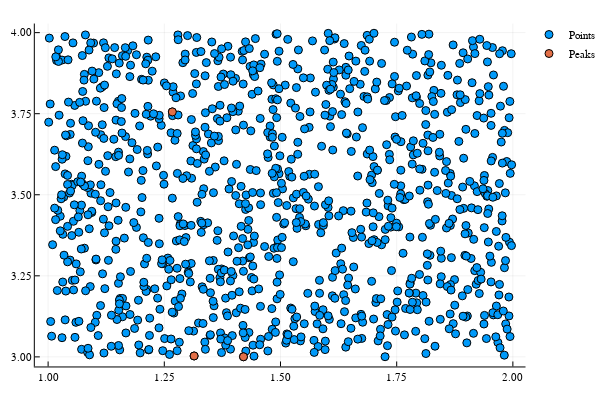

Notebook cell for this chart:
### Code cell
using Plots
plotly()
scatter([NewSample[i][1] for i=1:N], [NewSample[i][2] for i=1:N], label = "Points")
scatter!([Ps[i][1] for i=1:length(Ps)], [Ps[i][2] for i=1:length(Ps)], label = "Peaks")

### Figure 1 — Plotly figure (JSON) as saved in the notebook; plotly's stock layout.template omitted (floating-point values rounded to 4 significant figures; data arrays with more than 128 entries replaced by an {"elided": "..."} marker saying what was removed)
{"data": [{"colorbar": {"title": ""}, "hoverinfo": "text", "legendgroup": "Points", "marker": {"color": "rgba(0, 154, 250, 1.000)", "line": {"color": "rgba(0, 0, 0, 1.000)", "width": 1}, "size": 8, "symbol": "circle"}, "mode": "markers", "name": "Points", "showlegend": true, "text": {"elided": "1000 null values"}, "type": "scatter", "x": {"elided": "1000 float values"}, "xaxis": "x1", "y": {"elided": "1000 float values"}, "yaxis": "y1", "zmax": 0.1, "zmin": -0.1}, {"colorbar": {"title": ""}, "hoverinfo": "text", "legendgroup": "Peaks", "marker": {"color": "rgba(227, 111, 71, 1.000)", "line": {"color": "rgba(0, 0, 0, 1.000)", "width": 1}, "size": 8, "symbol": "circle"}, "mode": "markers", "name": "Peaks", "showlegend": true, "text": [null, null, null], "type": "scatter", "x": [1.314, 1.42, 1.267], "xaxis": "x1", "y": [3.003, 3.0, 3.756], "yaxis": "y1", "zmax": 0.1, "zmin": -0.1}], "layout": {"annotations": [], "height": 400, "legend": {"bgcolor": "rgba(255, 255, 255, 1.000)", "bordercolor": "rgba(0, 0, 0, 1.000)", "font": {"color": "rgba(0, 0, 0, 1.000)", "family": "sans-serif", "size": 11}, "tracegroupgap": 0, "x": 1, "y": 1}, "margin": {"b": 20, "l": 0, "r": 0, "t": 20}, "paper_bgcolor": "rgba(255, 255, 255, 1.000)", "plot_bgcolor": "rgba(255, 255, 255, 1.000)", "showlegend": true, "width": 600, "xaxis": {"anchor": "y1", "domain": [0.06582, 0.9934], "gridcolor": "rgba(0, 0, 0, 0.100)", "gridwidth": 0.5, "linecolor": "rgba(0, 0, 0, 1.000)", "mirror": false, "range": [0.9714, 2.027], "showgrid": true, "showline": true, "showticklabels": true, "tickangle": 0, "tickcolor": "rgb(0, 0, 0)", "tickfont": {"color": "rgba(0, 0, 0, 1.000)", "family": "sans-serif", "size": 11}, "tickmode": "array", "ticks": "inside", "ticktext": ["1.00", "1.25", "1.50", "1.75", "2.00"], "tickvals": [1, 1.25, 1.5, 1.75, 2], "title": "", "titlefont": {"color": "rgba(0, 0, 0, 1.000)", "family": "sans-serif", "size": 15}, "type": "-", "visible": true, "zeroline": false, "zerolinecolor": "rgba(0, 0, 0, 1.000)"}, "yaxis": {"anchor": "x1", "domain": [0.03762, 0.9902], "gridcolor": "rgba(0, 0, 0, 0.100)", "gridwidth": 0.5, "linecolor": "rgba(0, 0, 0, 1.000)", "mirror": false, "range": [2.97, 4.028], "showgrid": true, "showline": true, "showticklabels": true, "tickangle": 0, "tickcolor": "rgb(0, 0, 0)", "tickfont": {"color": "rgba(0, 0, 0, 1.000)", "family": "sans-serif", "size": 11}, "tickmode": "array", "ticks": "inside", "ticktext": ["3.00", "3.25", "3.50", "3.75", "4.00"], "tickvals": [3, 3.25, 3.5, 3.75, 4], "title": "", "titlefont": {"color": "rgba(0, 0, 0, 1.000)", "family": "sans-serif", "size": 15}, "type": "-", "visible": true, "zeroline": false, "zerolinecolor": "rgba(0, 0, 0, 1.000)"}}}
